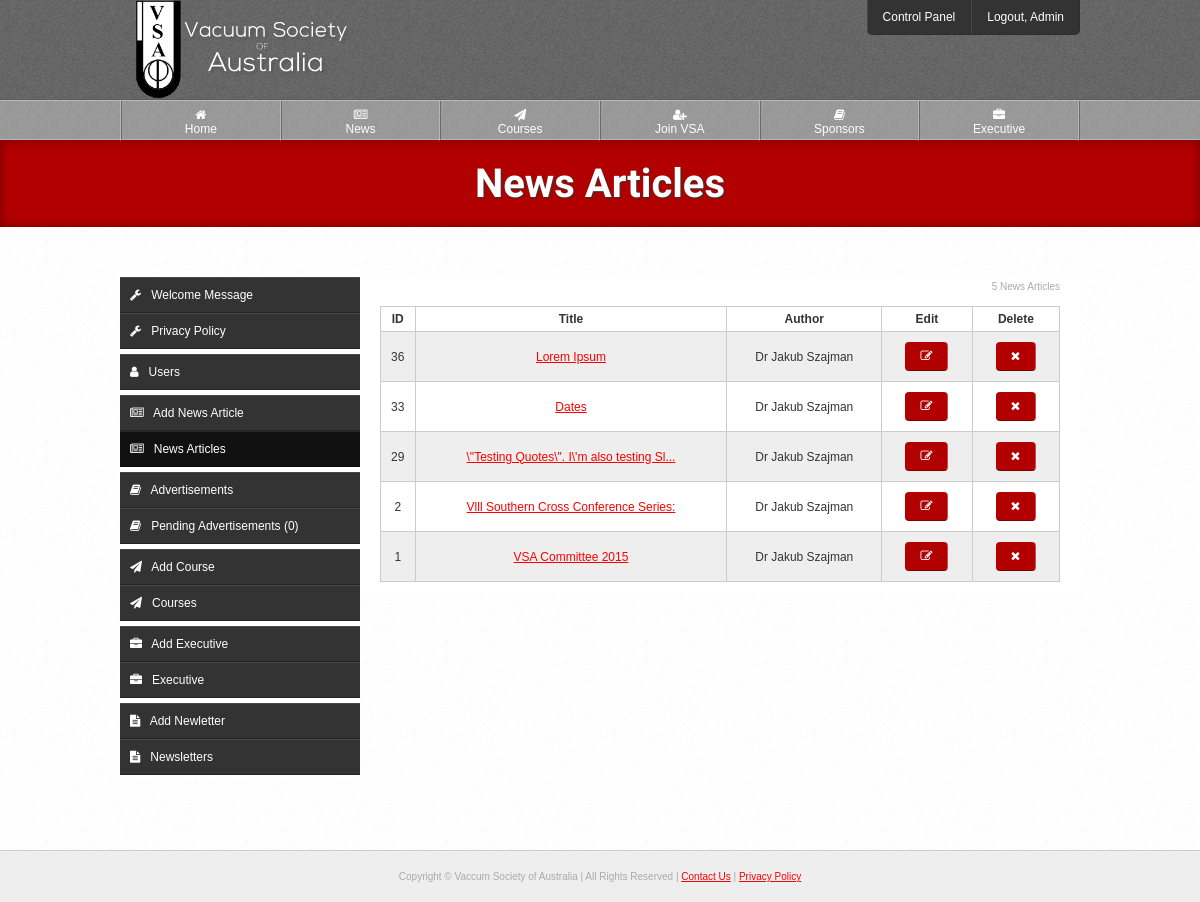
/cp/news.php (signed in), run on an earlier commit of the app's database.
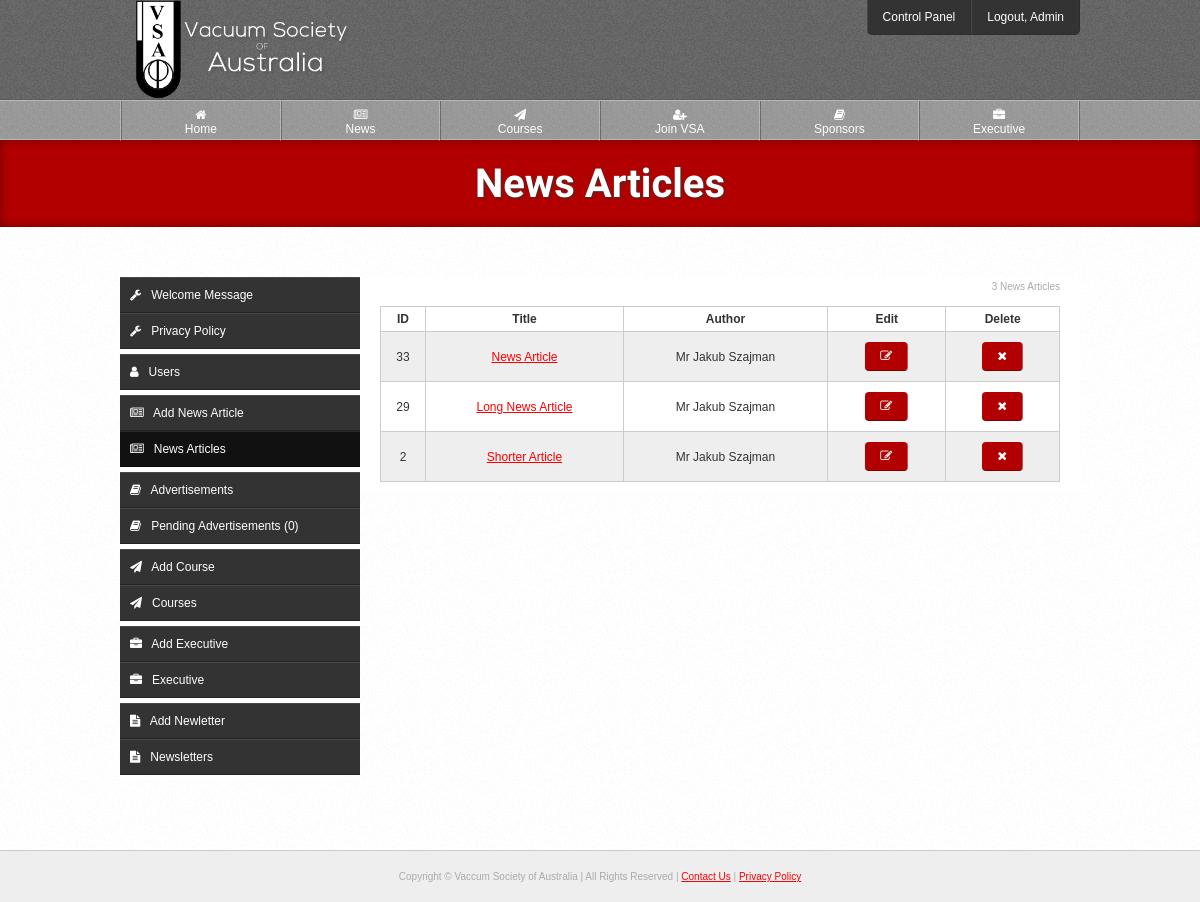
And on a later commit of the database.
### tables this page shows
CREATE TABLE IF NOT EXISTS `news` (
  `id` int(10) NOT NULL AUTO_INCREMENT,
  `title` varchar(100) NOT NULL,
  `body` longtext NOT NULL,
  `posted_by` varchar(80) NOT NULL,
  `date` varchar(50) NOT NULL,
  PRIMARY KEY (`id`)
);

### classes/News.php (called while the page is built, shortened)
<?php
class News {
	private $count;
	private $data;
	public function getAll() {
		try {
			$q = DB::$db->query("
				SELECT news.*, CONCAT(users.title, ' ', users.fname, ' ', users.lname) as full_name
				FROM news
				INNER JOIN users
				ON news.posted_by = users.id
				ORDER BY id DESC
				LIMIT 0, 10
			");
		} catch(PDOException $ex) {
			die($ex->getMessage());
		}
		$this->count = $q->rowCount();
		if($this->count != 0)
			while($r = $q->fetch(PDO::FETCH_OBJ))
				$this->data[] = $r;
		return $this->data;
	}
	public function getCount() {
		return $this->count;
	}
}

### classes/Validate.php (called while the page is built, shortened)
<?php
class Validate {
	public static function output($input) {
		return htmlentities(($input), ENT_COMPAT, "UTF-8");
	}
}

### classes/Utility.php (called while the page is built, shortened)
<?php
class Utility {
	public static function shortenText($str, $charLimit) {
		return (strlen($str) > $charLimit) ? substr($str, 0, $charLimit).'...' : $str;
	}
}

### cp/news.php (the view, shortened to what this page needs)
<?php
$t = new Template("cp_");
$t->setTitle("News Articles");
include $t->load("template/head.php");
include $t->load("template/header.php");
$news = new News;
$articles = $news->getAll();
?>
	<div id="page-heading">
		<h1>News Articles</h1>
	</div>
	<div class="outer-wrapper white">
		<div class="inner-wrapper">
			<?php include $t->load("template/cp-nav.php"); ?>
			<section class="right-main">
				<?php if($news->getCount() != 0): ?>
					<p class="text-right fine-text"><?=$news->getCount();?> News Articles</p>
					<table class="style">
						<tr>
							<th>ID</th>
							<th>Title</th>
							<th>Author</th>
							<th>Edit</th>
							<th>Delete</th>
						</tr>
						<?php foreach($articles as $article): ?>
							<tr>
								<td><?=$article->id;?></td>
								<td><a href="<?=PATH;?>news?id=<?=$article->id;?>"><?=Utility::shortenText(Validate::output($article->title), 50);?></a></td>
								<td><?=$article->full_name;?></td>
								<td><a href="<?=PATH;?>cp/edit-news?id=<?=$article->id;?>" class="btn"><i class="fa fa-pencil-square-o"></i></a></td>
								<td><a href="#" data-link="<?=PATH;?>cp/delete-news?id=<?=$article->id;?>" class="delete-btn btn"><i class="fa fa-times"></i></a></td>
							</tr>
						<?php endforeach; ?>
					</table>
				<?php else: ?>
					<div class="notice-box yellow-notice">No news articles have been posted.</div>
				<?php endif; ?>
			</section>
		</div>
	</div>
<?php include $t->load("template/footer.php"); ?>

What changed in the data, as far as the page shows it:
removed news: id "36", title "Lorem Ipsum", full_name "Dr Jakub Szajman"
removed news: id "1", title "VSA Committee 2015", full_name "Dr Jakub Szajman"
changed news id 33: title "Dates" → "News Article"; full_name "Dr Jakub Szajman" → "Mr Jakub Szajman"
changed news id 29: title "\\\"Testing Quotes\\\". I\\'m also testing Sl..." → "Long News Article"; full_name "Dr Jakub Szajman" → "Mr Jakub Szajman"
changed news id 2: title "Vlll Southern Cross Conference Series:" → "Shorter Article"; full_name "Dr Jakub Szajman" → "Mr Jakub Szajman"
Also different on the page:
$news->getCount(): "5" → "3"
